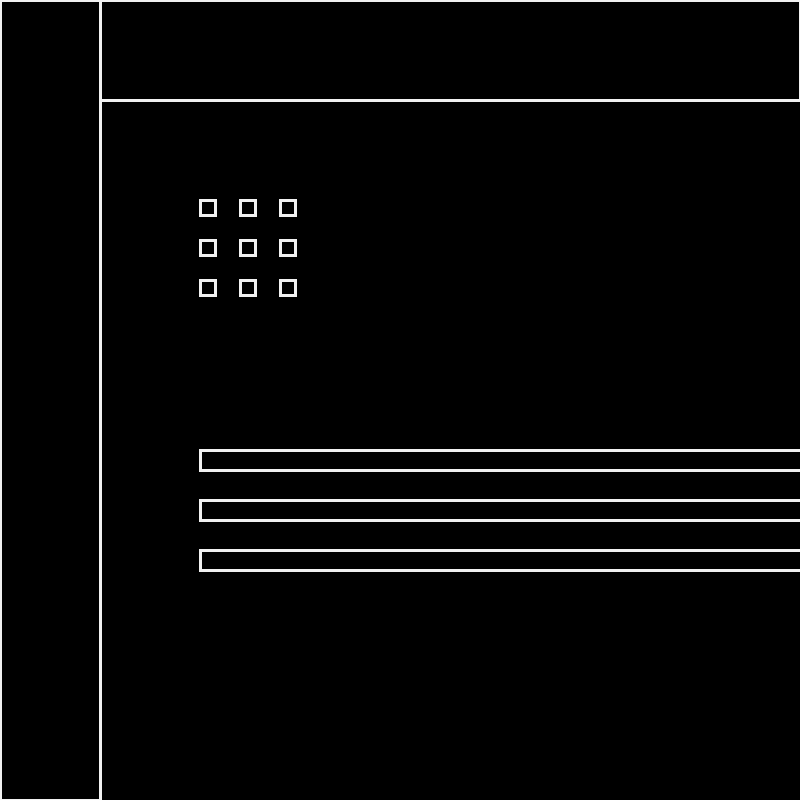
Frame 1 (no input)
Frame 60 (the mouse pressed at the canvas centre just before this capture): identical to frame 1, image omitted
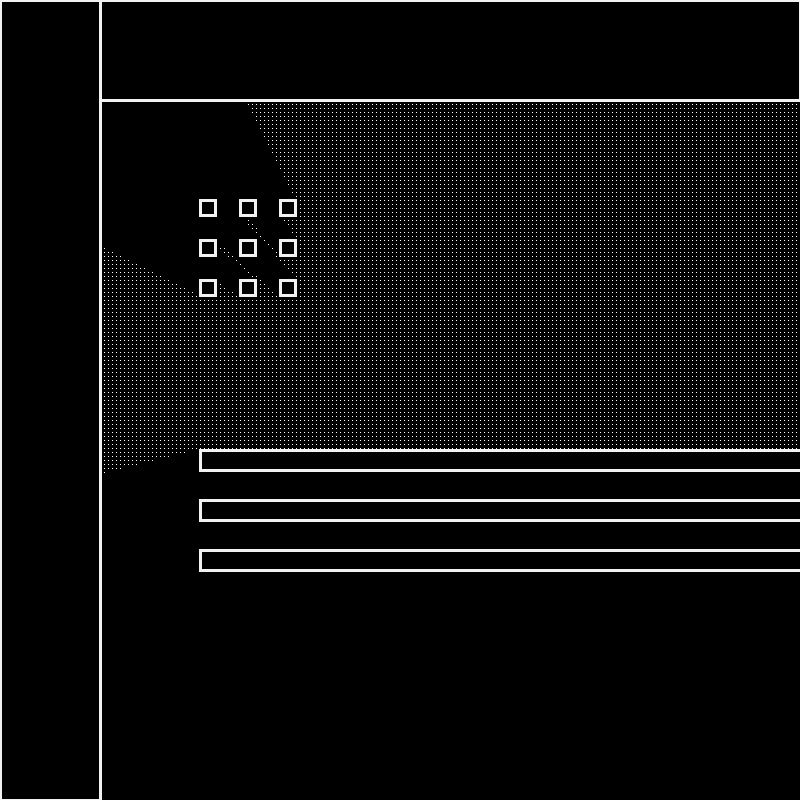
Frame 120 (the mouse held since frame 60 and released just before this capture)

The Processing sketch that drew these frames (run headless with seeded random() and noise(); from frame 60 on, the mouse is pressed at the canvas centre):

// Processing sketch: RayMarching2DVision
// ── RayMarching2DVision.pde

// #region - Setup

// Declare variables
float[][] rects;
float[][] circles;


void setup() {
  // Main setup
  size(800, 800);
  setupVariables();
}


void setupVariables() {
  // Setup rects
  rects = new float[][] {
    new float[] {100, 0, 700, 100},

    new float[] {200, 200, 15, 15},
    new float[] {240, 200, 15, 15},
    new float[] {280, 200, 15, 15},
    new float[] {200, 240, 15, 15},
    new float[] {240, 240, 15, 15},
    new float[] {280, 240, 15, 15},
    new float[] {200, 280, 15, 15},
    new float[] {240, 280, 15, 15},
    new float[] {280, 280, 15, 15},

    new float[] {200, 450, 700, 20},
    new float[] {200, 500, 700, 20},
    new float[] {200, 550, 700, 20},

    new float[] {0, 0, 100, 800}
  };
}

// #endregion


// #region - Main

void draw() {
  // Main draw
  background(0);

  // Draw shadows
  loadPixels();
  int quality = 4;
  for (int x = 0; x < width; x += quality) {
    for (int y = 0; y < height; y += quality) {
      int index = y * width + x;
      boolean reached = marchtoPosition(new PVector(x, y), new PVector(mouseX, mouseY));
      if (reached) pixels[index] = color(255);
    }
  }
  updatePixels();

  // Draw rects
  strokeWeight(3);
  stroke(#f1f1f1);
  fill(0);
  for (float[] rect : rects) {
    float px = rect[0];
    float py = rect[1];
    float sizeX = rect[2];
    float sizeY = rect[3];
    rect(px, py, sizeX, sizeY);
  }
}


boolean marchtoPosition(PVector pos, PVector target) {
  // Setup ray marching variables
  PVector dir = target.copy().sub(pos).normalize();
  PVector curPos = pos.copy();

  // March outwards until hit or max
  while (true) {
    float dstToScene = distToScene(curPos);
    float dstToTarget = target.copy().sub(curPos).mag();
    curPos = curPos.add(dir.copy().mult(min(dstToScene, dstToTarget)));
    if (dstToScene < 1)
      return false;
    if (dstToTarget < 1)
      return true;
  }
}


float distToScene(PVector pos) {
  // Calculate the distance to the scene
  float dst = 100000;

  // Rects
  for (float[] rect : rects) {
    float sizeX = rect[2];
    float sizeY = rect[3];
    float cx = rect[0] + sizeX / 2;
    float cy = rect[1] + sizeY / 2;
    float dx = abs(pos.x - cx) - sizeX / 2;
    float dy = abs(pos.y - cy) - sizeY / 2;
    float outdx = max(dx, 0);
    float outdy = max(dy, 0);
    float outDst = sqrt(outdx * outdx + outdy * outdy);
    float inDst = min(0, max(dx, dy));
    float rctDst = inDst + outDst;
    dst = min(dst, rctDst);
  }

  // Return distance
  return dst;
}

// #endregion
